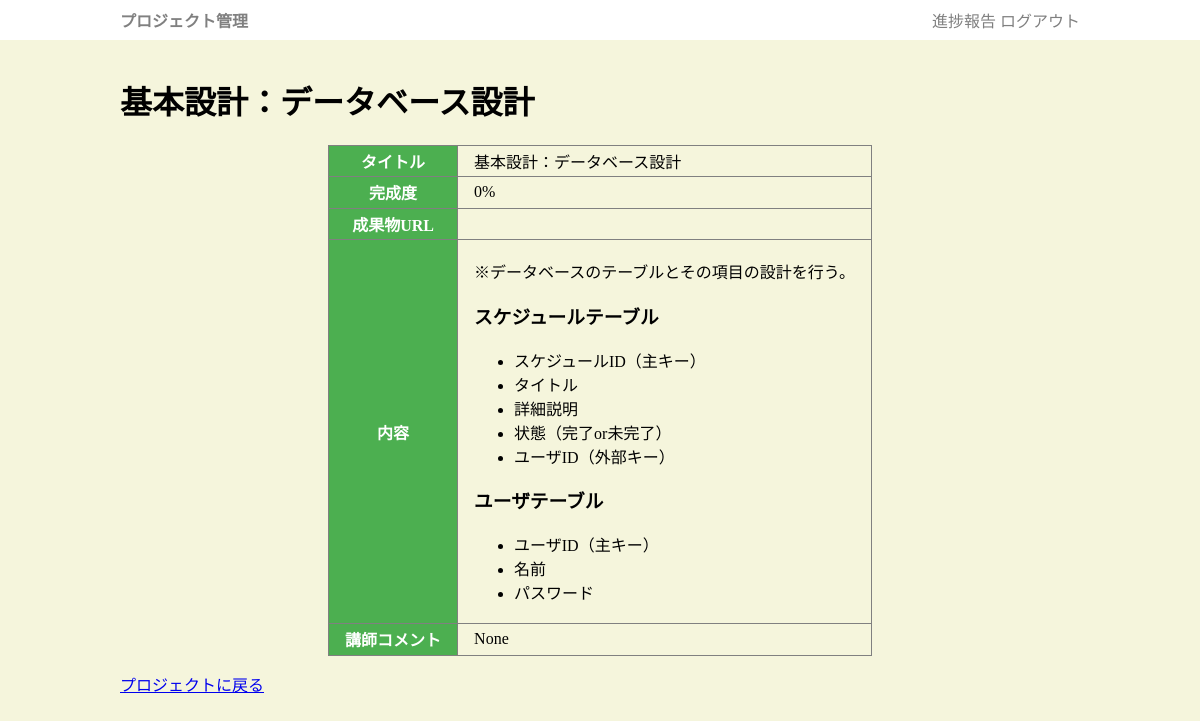
Screenshot of /plan/1 (signed in) with the database file from the repository.
### app.py (models this page shows, shortened)
class Plan(db.Model):
    planid = db.Column(db.Integer, primary_key=True)
    pid = db.Column(db.Integer, db.ForeignKey("project.pid"))
    ptitle = db.Column(db.String(255))
    pbody = db.Column(db.String(65545))
    prate = db.Column(db.Integer, default=0)
    url = db.Column(db.String(255))
    plan_at = db.Column(db.DateTime, default=datetime.now)
    comment = db.Column(db.String(65545))

### app.py (the view)
@app.get('/plan/<planid>')
def plan_get(planid):
    row = Plan.query.get_or_404(planid)
    if is_myproject(row.pid):
        return render_template("plan_edit.html",plan=row,user=User.query.get(session['uid']))
    else:
        return render_template("plan.html",plan=row, user=User.query.get(session['uid']))

### app.py (called while the page is built)
def md_to_html(text):
    return Markup(markdown2.markdown(text))

def is_myproject(pid):
    row = Member.query.filter(Member.pid==pid, Member.uid == session['uid']).first()
    return row is not None or session['uid'] == 1

### templates/plan.html (shortened to what this page needs)
{% extends "base.html" %}
{% block main %}
<h1>{{plan.ptitle}}</h1>
<table class="desc">
    <tr><th>タイトル</th><td>{{plan.ptitle}}</td></tr>
    <tr><th>完成度</th><td>{{plan.prate}}%</td></tr>
    <tr><th>成果物URL</th><td>{{plan.url}}</td></tr>
    <tr><th>内容</th><td>{{plan.pbody|markdown}}</td></tr>
    <tr><th>講師コメント</th><td>{{plan.comment}}</td></tr>
</table>
<a href="/project/{{plan.pid}}" class="btn">プロジェクトに戻る</a>
{% endblock %}

### static/style.css (style rules this page uses)
body { padding: 0; margin: 0; background-color: beige; }
table { border-collapse: collapse; margin: 1em auto; }
td,th { border:1px solid gray; padding: 0.2em 1em; }
th { background-color: #4CAF50; color:white; }

### rows the page displays
Plan: ptitle "基本設計：データベース設計", prate "0", pbody "※データベースのテーブルとその項目の設計を行う。 スケジュールテーブル スケジュールID（主キー） タイトル 詳細説明 状態（完了or未完了） ユーザID（外部キー） ユーザテーブル ユーザID（主キー） 名前 パスワード", comment "None"
